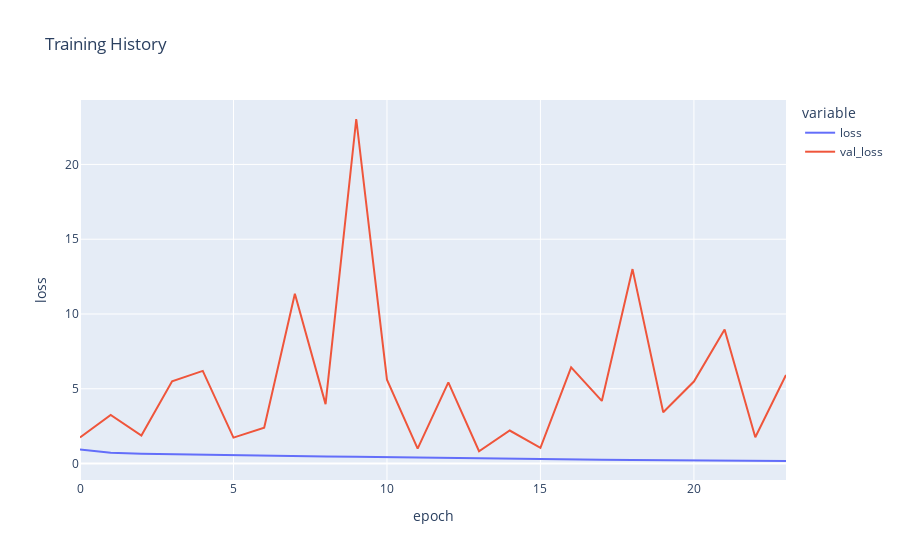

The notebook cell this image was saved under:
### Markdown cell above
### Plotting model performance

### Code cell
fig = px.line(
    history_age.history, y=['loss', 'val_loss'],
    labels={'index': 'epoch', 'value': 'loss'}, 
    title='Training History')
fig.show()

### Figure 1 — Plotly figure (JSON) as saved in the notebook; plotly's stock layout.template omitted (floating-point values rounded to 4 significant figures)
{"data": [{"hovertemplate": "variable=loss<br>epoch=%{x}<br>loss=%{y}<extra></extra>", "legendgroup": "loss", "line": {"color": "#636efa", "dash": "solid"}, "marker": {"symbol": "circle"}, "mode": "lines", "name": "loss", "orientation": "v", "showlegend": true, "type": "scatter", "x": [0, 1, 2, 3, 4, 5, 6, 7, 8, 9, 10, 11, 12, 13, 14, 15, 16, 17, 18, 19, 20, 21, 22, 23], "xaxis": "x", "y": [0.9467, 0.7266, 0.6586, 0.62, 0.5857, 0.5515, 0.5288, 0.5006, 0.4776, 0.4577, 0.4259, 0.3928, 0.3616, 0.3337, 0.3062, 0.2867, 0.2691, 0.2462, 0.2345, 0.2198, 0.2006, 0.1941, 0.1721, 0.1696], "yaxis": "y"}, {"hovertemplate": "variable=val_loss<br>epoch=%{x}<br>loss=%{y}<extra></extra>", "legendgroup": "val_loss", "line": {"color": "#EF553B", "dash": "solid"}, "marker": {"symbol": "circle"}, "mode": "lines", "name": "val_loss", "orientation": "v", "showlegend": true, "type": "scatter", "x": [0, 1, 2, 3, 4, 5, 6, 7, 8, 9, 10, 11, 12, 13, 14, 15, 16, 17, 18, 19, 20, 21, 22, 23], "xaxis": "x", "y": [1.744, 3.255, 1.871, 5.501, 6.194, 1.734, 2.4, 11.35, 3.973, 23.04, 5.604, 0.9931, 5.428, 0.8242, 2.207, 1.048, 6.428, 4.187, 13.0, 3.429, 5.485, 8.962, 1.757, 5.917], "yaxis": "y"}], "layout": {"autosize": true, "legend": {"title": {"text": "variable"}, "tracegroupgap": 0}, "title": {"text": "Training History"}, "xaxis": {"anchor": "y", "autorange": true, "domain": [0, 1], "range": [0, 23], "title": {"text": "epoch"}, "type": "linear"}, "yaxis": {"anchor": "x", "autorange": true, "domain": [0, 1], "range": [-1.101, 24.31], "title": {"text": "loss"}, "type": "linear"}}}
